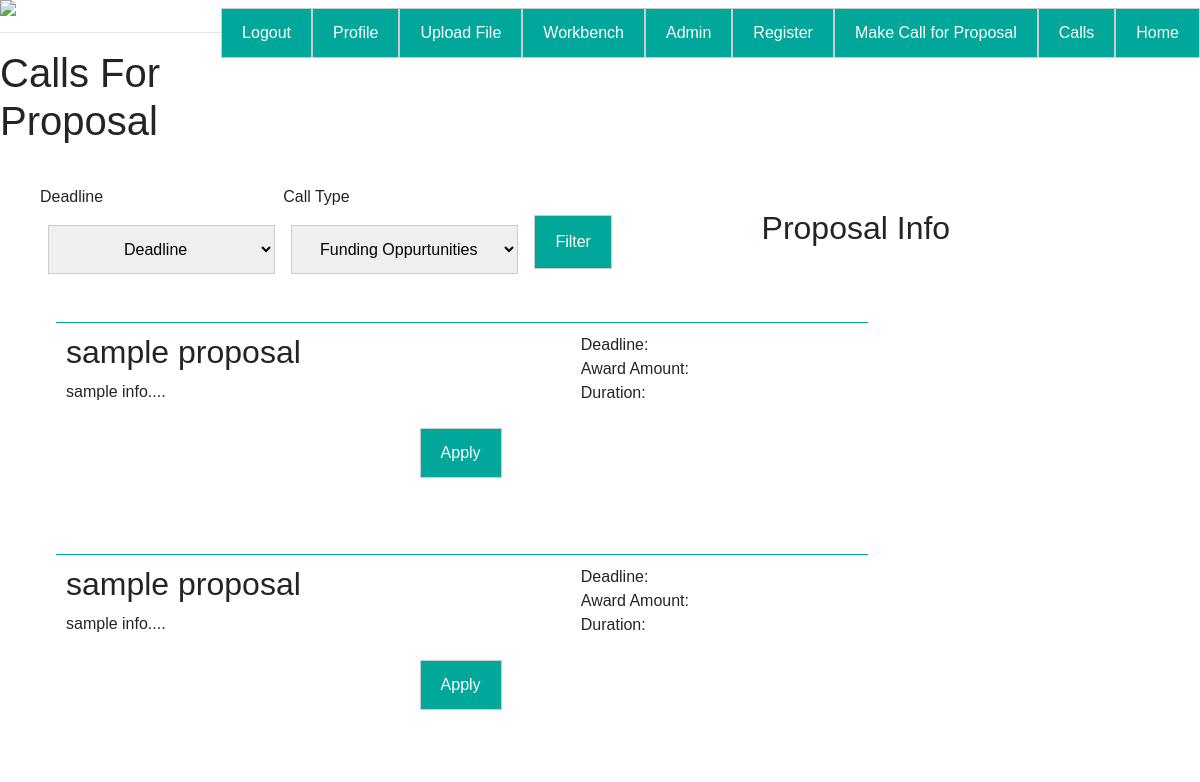
The app's page /calls (signed in), older data.
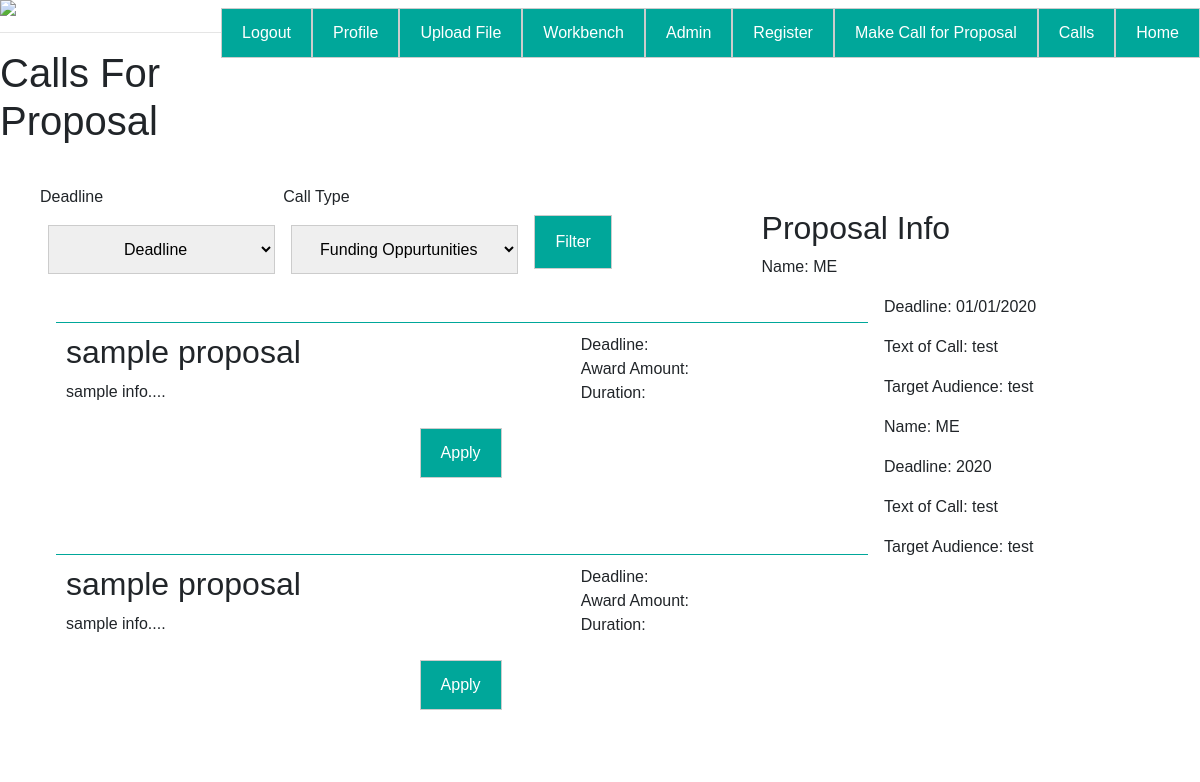
The same page, newer data.
### app/models.py (models this page shows, shortened)
class Proposal(db.Model):
    id = db.Column(db.Integer, primary_key=True)
    name = db.Column(db.String(140))
    timestamp = db.Column(db.DateTime, index=True, default=datetime.utcnow)
    user_id = db.Column(db.Integer, db.ForeignKey('user.id'))
    deadline = db.Column(db.String(20))
    text_of_call = db.Column(db.String(500))
    target_audience = db.Column(db.String(50))
    eligibility_criteria = db.Column(db.String(100))
    reporting_guidelines = db.Column(db.String(150))
    start_date = db.Column(db.String(20))
    type_of_call = db.Column(db.String(40))
    call_status = db.Column(db.String(20))

### app/routes.py (the view)
@app.route("/calls", methods=["GET", "POST"])
def calls():
    form = CallsForProposalFilter()
    proposal_info = current_user.proposals.all()
    return render_template("calls.html", title="Calls for Proposals", form=form, proposal_info=proposal_info, img=svg)

### app/models.py (called while the page is built)
@login.user_loader
def load_user(id):
    return User.query.get(int(id))

    def is_admin(self):
        return self.access == 2

### app/routes.py (called while the page is built)
@app.before_request
def before_request():
    if current_user.is_authenticated:
        current_user.last_seen = datetime.utcnow()
        db.session.commit()

### app/templates/calls.html (shortened to what this page needs)
{% extends "base.html" %}
{% block content %}
<h1>Calls For Proposal</h1>
<form action ="" method="post" id="calls">
	<p>
		{{ form.deadline_type.label }}<br>
		{{ form.deadline_type }}<br>
	</p>
	<p>
		{{ form.call_type.label }}<br>
		{{ form.call_type }}<br>
	</p>
	<p>{{form.submit()}}</p>
</form>
<ul>
	<li class = "container">
		<div class = "summary">
			<h2>sample proposal</h2>
			<p>
				sample info....
			</p>
			<a href="application.html">Apply</a>
		</div>
		<div class = "details">
			<p>
				Deadline:<br />
				Award Amount:<br />
				Duration:<br />
			</p>
		</div>
	</li>
    <li class = "container">
		<div class = "summary">
			<h2>sample proposal</h2>
			<p>
				sample info....
			</p>
			<a href="application.html">Apply</a>
		</div>
		<div class = "details">
			<p>
				Deadline:<br />
				Award Amount:<br />
				Duration:<br />
			</p>
		</div>
	</li>
</ul>
<ul>
    <h2>Proposal Info</h2>
    {% for entry in proposal_info %}
        <p>Name: {{ entry.name }}</p>
        <p>Deadline: {{ entry.deadline }}</p>
        <p>Text of Call: {{ entry.text_of_call }}</p>
        <p>Target Audience: {{ entry.target_audience }}</p>
    {% endfor %}
</ul>
{% endblock %}

Row changes from the older to the newer data that the page shows:
added Proposal: name "ME", deadline "01/01/2020", text_of_call "test", target_audience "test"
added Proposal: name "ME", deadline "2020", text_of_call "test", target_audience "test"
